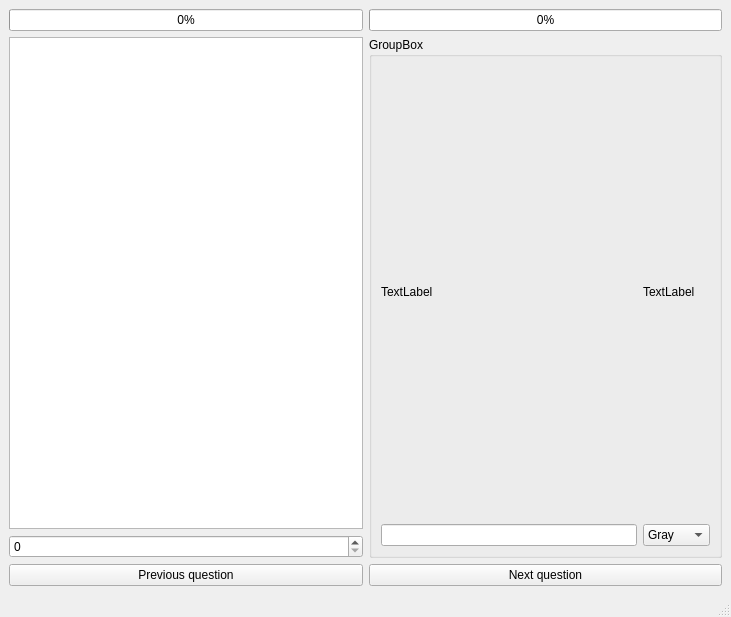
<?xml version="1.0" encoding="UTF-8"?>
<ui version="4.0">
 <class>MainWindow</class>
 <widget class="QMainWindow" name="MainWindow">
  <property name="geometry">
   <rect>
    <x>0</x>
    <y>0</y>
    <width>731</width>
    <height>617</height>
   </rect>
  </property>
  <property name="windowTitle">
   <string>MainWindow</string>
  </property>
  <widget class="QWidget" name="centralwidget">
   <layout class="QGridLayout" name="gridLayout">
    <item row="0" column="0">
     <widget class="QProgressBar" name="progressBar">
      <property name="value">
       <number>0</number>
      </property>
     </widget>
    </item>
    <item row="0" column="1">
     <widget class="QProgressBar" name="progressBar_2">
      <property name="value">
       <number>0</number>
      </property>
      <property name="invertedAppearance">
       <bool>false</bool>
      </property>
     </widget>
    </item>
    <item row="1" column="0">
     <widget class="QListWidget" name="listWidget"/>
    </item>
    <item row="2" column="0">
     <widget class="QSpinBox" name="spinBox"/>
    </item>
    <item row="3" column="0">
     <widget class="QPushButton" name="pushButton_2">
      <property name="text">
       <string>Previous question</string>
      </property>
     </widget>
    </item>
    <item row="3" column="1">
     <widget class="QPushButton" name="pushButton">
      <property name="text">
       <string>Next question</string>
      </property>
     </widget>
    </item>
    <item row="1" column="1" rowspan="2">
     <widget class="QGroupBox" name="groupBox">
      <property name="title">
       <string>GroupBox</string>
      </property>
      <property name="checkable">
       <bool>false</bool>
      </property>
      <layout class="QGridLayout" name="gridLayout_2">
       <item row="0" column="1">
        <widget class="QLabel" name="name">
         <property name="text">
          <string>TextLabel</string>
         </property>
        </widget>
       </item>
       <item row="2" column="1">
        <widget class="QComboBox" name="comboBox">
         <property name="currentIndex">
          <number>0</number>
         </property>
         <item>
          <property name="text">
           <string>Gray</string>
          </property>
         </item>
         <item>
          <property name="text">
           <string>Yellow</string>
          </property>
         </item>
         <item>
          <property name="text">
           <string>Green</string>
          </property>
         </item>
        </widget>
       </item>
       <item row="0" column="0">
        <widget class="QLabel" name="number">
         <property name="text">
          <string>TextLabel</string>
         </property>
        </widget>
       </item>
       <item row="2" column="0">
        <widget class="QLineEdit" name="lineEdit"/>
       </item>
      </layout>
     </widget>
    </item>
   </layout>
  </widget>
  <widget class="QMenuBar" name="menubar">
   <property name="geometry">
    <rect>
     <x>0</x>
     <y>0</y>
     <width>731</width>
     <height>24</height>
    </rect>
   </property>
  </widget>
  <widget class="QStatusBar" name="statusbar"/>
 </widget>
 <resources/>
 <connections/>
</ui>
